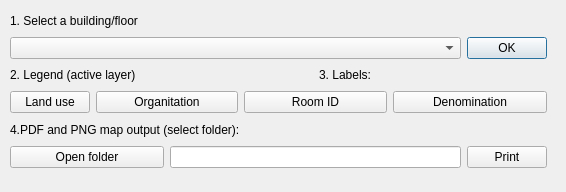
<?xml version="1.0" encoding="UTF-8"?>
<ui version="4.0">
 <class>SiguaLiteDialogBase</class>
 <widget class="QDialog" name="SiguaLiteDialogBase">
  <property name="geometry">
   <rect>
    <x>0</x>
    <y>0</y>
    <width>566</width>
    <height>192</height>
   </rect>
  </property>
  <property name="windowTitle">
   <string>Sigua Lite</string>
  </property>
  <widget class="QWidget" name="layoutWidget">
   <property name="geometry">
    <rect>
     <x>10</x>
     <y>10</y>
     <width>537</width>
     <height>158</height>
    </rect>
   </property>
   <layout class="QGridLayout" name="gridLayout">
    <item row="0" column="0" colspan="5">
     <widget class="QLabel" name="label_1">
      <property name="text">
       <string>1. Select a building/floor</string>
      </property>
     </widget>
    </item>
    <item row="1" column="0" colspan="6">
     <widget class="QComboBox" name="comboBoxEdificio"/>
    </item>
    <item row="1" column="6">
     <widget class="QPushButton" name="aceptarButton">
      <property name="text">
       <string>OK</string>
      </property>
     </widget>
    </item>
    <item row="2" column="0" colspan="4">
     <widget class="QLabel" name="label">
      <property name="text">
       <string>2. Legend (active layer)</string>
      </property>
     </widget>
    </item>
    <item row="2" column="4" colspan="2">
     <widget class="QLabel" name="label_4">
      <property name="text">
       <string>3. Labels:</string>
      </property>
     </widget>
    </item>
    <item row="3" column="0">
     <widget class="QPushButton" name="temaButton">
      <property name="text">
       <string>Land use</string>
      </property>
     </widget>
    </item>
    <item row="3" column="1" colspan="2">
     <widget class="QPushButton" name="tema2Button">
      <property name="text">
       <string>Organitation</string>
      </property>
     </widget>
    </item>
    <item row="3" column="3" colspan="2">
     <widget class="QPushButton" name="labelButton">
      <property name="text">
       <string>Room ID</string>
      </property>
     </widget>
    </item>
    <item row="3" column="5" colspan="2">
     <widget class="QPushButton" name="denoButton">
      <property name="text">
       <string>Denomination</string>
      </property>
     </widget>
    </item>
    <item row="4" column="0" colspan="5">
     <widget class="QLabel" name="label_2">
      <property name="text">
       <string>4.PDF and PNG map output (select folder):</string>
      </property>
     </widget>
    </item>
    <item row="5" column="0" colspan="2">
     <widget class="QPushButton" name="dlgFileButton">
      <property name="text">
       <string>Open folder</string>
      </property>
     </widget>
    </item>
    <item row="5" column="2" colspan="4">
     <widget class="QLineEdit" name="lineEditDirectory">
      <property name="readOnly">
       <bool>true</bool>
      </property>
     </widget>
    </item>
    <item row="5" column="6">
     <widget class="QPushButton" name="mapaPlantillaButton">
      <property name="text">
       <string>Print</string>
      </property>
     </widget>
    </item>
   </layout>
  </widget>
 </widget>
 <resources/>
 <connections/>
</ui>
